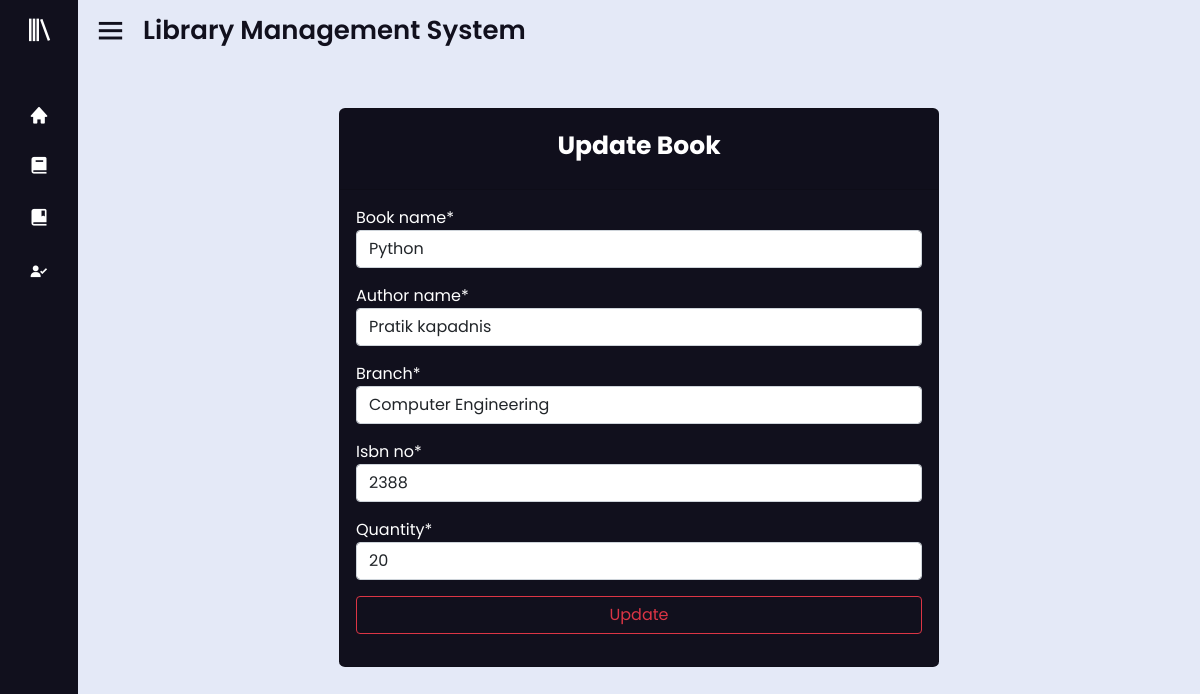
The page /library/update-book/1 (signed in) on the database its author committed.
### library/models.py (models this page shows, shortened)
class AddBookModel(models.Model):
    book_name = models.CharField(max_length=200)
    author_name = models.CharField(max_length=200)
    branch = models.CharField(max_length=200, choices=branch)
    isbn_no = models.IntegerField()
    quantity = models.IntegerField()

### library/views.py (the view)
# urls.py: path('update-book/<str:id>', views.updateBook, name='update-book'),
@login_required(login_url='login')
def updateBook(request, id):
    book = AddBookModel.objects.get(id=id)
    form = AddBookForm(instance=book)
    context = {'form': form}
    return render(request, 'library/updateBook.html', context=context)

### library/forms.py
class AddBookForm(ModelForm):
    class Meta:
        model = models.AddBookModel
        fields = '__all__'
        widgets = {
            'book_name': forms.TextInput(attrs={'placeholder': 'Enter the Book Name'}),
            'author_name': forms.TextInput(attrs={'placeholder': 'Enter the author of the book'}),
            'branch': forms.Select(attrs={'placeholder': 'Enter Category'}),
            'isbn_no': forms.TextInput(attrs={'placeholder': 'Enter ISBN number'}),
            'quantity': forms.TextInput(attrs={'placeholder': 'Enter Quantity of Books'}),
        }

### library/templates/library/updateBook.html (shortened to what this page needs)
{% extends 'library/base.html' %}
{% load crispy_forms_tags %}
{% block content %}
<section class="home-section">
    <div class="home-content">
        <i class='bx bx-menu' onclick="toggleSidebar()"></i>
        <span class="text">Library Management System</span>
    </div>
    <div class="add-book">
        <div class="card m-auto mt-5" style="width: 600px; border-radius: 1%; color: #fff; background-color: #11101d;">
            <div class="card-header text-center">
                <p style="font-size: 25px; font-weight: bold; padding-top: 10px"> Update Book </p>
            </div>
            <div class="card-body">
                <form action="" method="POST">
                    <div class="mb-3">
                        {{form.book_name|as_crispy_field}}
                    </div>
                    <div class="mb-3">
                        {{form.author_name|as_crispy_field}}
                    </div>
                    <div class="mb-3">
                        {{form.branch|as_crispy_field}}
                    </div>
                    <div class="mb-3">
                        {{form.isbn_no|as_crispy_field}}
                    </div>
                    <div class="mb-3">
                        {{form.quantity|as_crispy_field}}
                    </div>
                    <div class="mb-3">
                        <button class="btn btn-outline-danger" type="submit" style="width: 100%;"> Update </button>
                    </div>
            </div>
        </div>
    </div>
</section>
{% endblock %}

### static/css/style.css (style rules this page uses)
* { margin: 0; padding: 0; box-sizing: border-box; font-family: "Poppins", sans-serif; }
.home-section { position: relative; background: #e4e9f7; height: 100vh; left: 260px; width: calc(100% - 260px); transition: all 0.5s ease; }
.sidebar.close ~ .home-section { left: 78px; width: calc(100% - 78px); }
.home-section .home-content { height: 60px; display: flex; align-items: center; }
.home-section .home-content .bx-menu, .home-section .home-content .text { color: #11101d; font-size: 35px; }
.home-section .home-content .bx-menu { margin: 0 15px; cursor: pointer; }
.home-section .home-content .text { font-size: 26px; font-weight: 600; }

### rows shown on the page
AddBookModel: book_name "Python", author_name "Pratik kapadnis", branch "Computer Engineering", isbn_no "2388", quantity "20"
